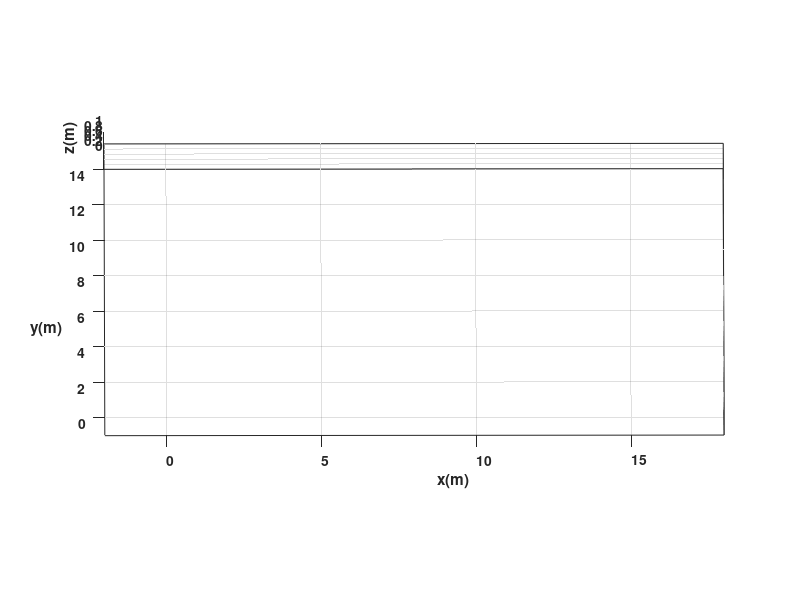

Write MATLAB code to recreate this figure. (Note: this script raises an error after producing the figure.)
%Limpieza de pantalla
clear all
close all
clc

%%%%%%%%%%%%%%%%%%%%%%%%% TIEMPO %%%%%%%%%%%%%%%%%%%%%%%%%%%%%%%%%%%%%%
tf=113;             % Tiempo de simulación en segundos (s)
ts=0.1;            % Tiempo de muestreo en segundos (s)
t=0:ts:tf;         % Vector de tiempo
N= length(t);      % Muestras


%%%%%%%%%%%%%%%%%%% CONDICIONES INICIALES %%%%%%%%%%%%%%%%%%%%%%%%%%%%%%%
%Inicializamos las variables que se van a emplear
x1= zeros (1, N+1);       % Posición (X) en el centro del eje que une las ruedas en metros (m)
y1= zeros (1, N+1);       % Posición (Y) en el centro del eje que une las ruedas en metros (m)
phi= zeros (1, N+1);      % Orientación del robot en radiaanes (rad)

%Damos valores a nuestro punto inicial de posición y orientación
x1(1)=0;  %Posición inicial eje x
y1(1)=6;  %Posición inicial eje y
phi(1)=deg2rad(-80.55); %Orientación inicial del robot 

%%%%%%%%%%%%%%%%%%%%% PUNTO DE CONTROL %%%%%%%%%%%%%%%%%%%%%%%%%%%%%%%%%%%
%Inicializamos el punto de control 
hx= zeros (1, N+1);       % Posición en el eje (X) del punto de control en metros (m)
hy= zeros (1, N+1);       % Posición en el eje (Y) del punto de control en metros (m)

%Igualamos el punto de control con las proyecciones X1 y Y1 por su
%coincidencia
hx(1)= x1(1);       % Posición del punto de control en el eje (X) metros (m)
hy(1)= y1(1);       % Posición del punto de control en el eje (Y) metros (m)

%%%%%%%%%%%%%%%%%%%%%% VELOCIDADES DE REFERENCIA %%%%%%%%%%%%%%%%%%%%%%%%%%

v = 1*ones(1,N); % Velocidad lineal de referencia (m/s)
w = 0*ones(1,N); % Velocidad angular de referencia (rad/s)

v(1:60) = 1;
w(1:60) = 0;  

v(61:70) = 0;
w(61:70) = deg2rad(80.54); 

v(111:120) = 0;
w(111:120) = deg2rad(90); 


v(141:150) = 0;
w(141:150) = deg2rad(90);


v(171:180) = 0;
w(171:180) = deg2rad(-90);

v(191:200) = 0;
w(191:200) = deg2rad(-45);

v(215:224) = 0;
w(215:224) = deg2rad(-45);

v(246:254) = 0;
w(246:255) = deg2rad(-90);

v(295:304) = 0;
w(295:304) = deg2rad(90);

v(335:344) = 0;
w(335:344) = deg2rad(90);

v(365:374) = 0;
w(365:374) = deg2rad(90);

v(385:394) = 0;
w(385:394) = deg2rad(-90);

v(425:439) = 0;
w(425:439) = deg2rad(-90);

v(455:456) = 0;
w(455:456) = deg2rad(90);

v(482:484) = 0;
w(482:484) = deg2rad(90);

v(505:507) = 0;
w(505:507) = deg2rad(90);

v(530:532) = 0;
w(530:532) = deg2rad(90);

v(545:548) = 0;
w(545:548) = deg2rad(90);

v(609:623) = 0;
w(609:623) = deg2rad(90);

v(652:656) = 0;
w(652:656) = deg2rad(-90);

v(697:701) = 0;
w(697:701) = deg2rad(-90);

v(730:744) = 0;
w(730:744) = deg2rad(90);

v(785:799) = 0;
w(785:799) = deg2rad(-90);

v(828:832) = 0;
w(828:832) = deg2rad(90);

v(853:857) = 0;
w(853:857) = deg2rad(90);

v(886:900) = 0;
w(886:900) = deg2rad(-90);

v(931:940) = 0;
w(931:940) = deg2rad(-90);

v(951:955) = 0;
w(951:955) = deg2rad(90);

v(984:988) = 0;
w(984:988) = deg2rad(90);

v(999:1008) = 0;
w(999:1008) = deg2rad(90);

v(1028:1033) = 0;
w(1029:1033) = deg2rad(90);

v(1079:1083) = 0;
w(1079:1083) = deg2rad(90);

%%%%%%%%%%%%%%%%%%%%%%%%% BUCLE DE SIMULACION %%%%%%%%%%%%%%%%%%%%%%%%%%%%%%%%

for k=1:N 

    %Aplico la integral a la velocidad angular para obtener el angulo "phi" de la orientación
    phi(k+1)=phi(k)+w(k)*ts; % Integral numérica (método de Euler)
           
   %%%%%%%%%%%%%%%%%%%%% MODELO CINEMATICO %%%%%%%%%%%%%%%%%%%%%%%%%
    
    xp1=v(k)*cos(phi(k)); 
    yp1=v(k)*sin(phi(k));
 
    %Aplico la integral a la velocidad lineal para obtener las cordenadas
    %"x1" y "y1" de la posición
    x1(k+1)=x1(k)+ ts*xp1; % Integral numérica (método de Euler)
    y1(k+1)=y1(k)+ ts*yp1; % Integral numérica (método de Euler)

    % Posicion del robot con respecto al punto de control
    hx(k+1)=x1(k+1); 
    hy(k+1)=y1(k+1);

end


%%%%%%%%%%%%%%%%%%%%%%%%%%%%% SIMULACION VIRTUAL 3D %%%%%%%%%%%%%%%%%%%%%%%%%%%%

% a) Configuracion de escena

scene=figure;  % Crear figura (Escena)
set(scene,'Color','white'); % Color del fondo de la escena
set(gca,'FontWeight','bold') ;% Negrilla en los ejes y etiquetas
sizeScreen=get(0,'ScreenSize'); % Retorna el tamaño de la pantalla del computador
set(scene,'position',sizeScreen); % Configurar tamaño de la figura
camlight('headlight'); % Luz para la escena
axis equal; % Establece la relación de aspecto para que las unidades de datos sean las mismas en todas las direcciones.
grid on; % Mostrar líneas de cuadrícula en los ejes
box on; % Mostrar contorno de ejes
xlabel('x(m)'); ylabel('y(m)'); zlabel('z(m)'); % Etiqueta de los eje

view([-0.1 35]); % Orientacion de la figura
axis([-2 18 -1 14 0 1]); % Ingresar limites minimos y maximos en los ejes x y z [minX maxX minY maxY minZ maxZ]

% b) Graficar robots en la posicion inicial
scale = 4;
MobileRobot;
H1=MobilePlot(x1(1),y1(1),phi(1),scale);hold on;

% c) Graficar Trayectorias
H2=plot3(hx(1),hy(1),0,'r','lineWidth',2);

% d) Bucle de simulacion de movimiento del robot

step=15; % pasos para simulacion

for k=1:step:N

    delete(H1);    
    delete(H2);
    
    H1=MobilePlot(x1(k),y1(k),phi(k),scale);
    H2=plot3(hx(1:k),hy(1:k),zeros(1,k),'b','lineWidth',2);
    
    pause(ts);

end

